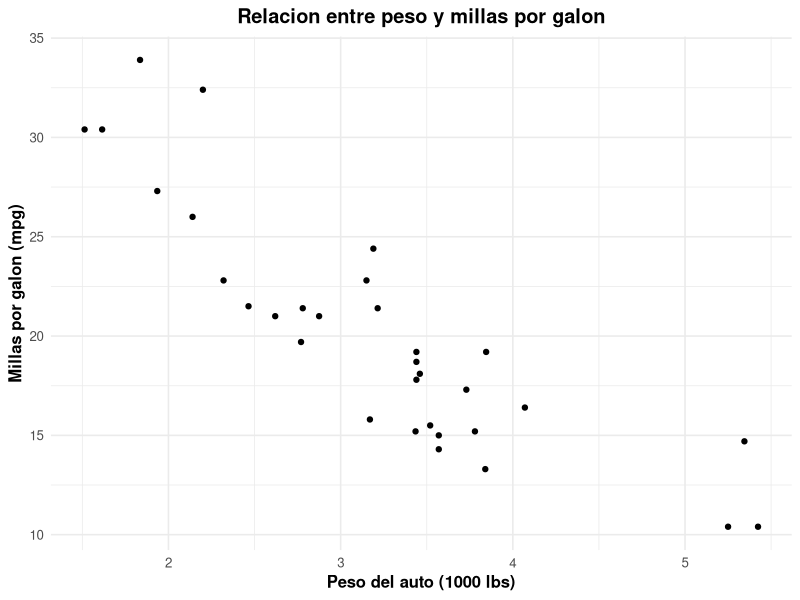

The R source for this figure:
### Datos personales ###
# Nombre: Reuben Rhienhart
# Numero de control: 20112048
# Grupo: H
# Ejercicio 17
library(tidyverse)
data(mtcars)

mtcars <- mtcars %>% select(mpg, cyl, hp, wt, am)
# Grafica
ggplot(mtcars, aes(x = wt, y = mpg)) +
  geom_point() +
  labs(
    title = "Relacion entre peso y millas por galon",
    x = "Peso del auto (1000 lbs)",
    y = "Millas por galon (mpg)"
  ) +
  theme_minimal(base_size = 12) +
  theme(
    plot.title = element_text(hjust = 0.5, face = "bold"),
    axis.title.x = element_text(face = "bold"),
    axis.title.y = element_text(face = "bold")
  )

# Modelo de regresion lineal simple
simple_1 <- lm(mpg ~ wt, data = mtcars)
print("Resumen del modelo de regresion lineal simple (mpg ~ wt):")
summary(simple_1)
simple_2 <- lm(mpg ~ hp, data = mtcars)
print("Resumen del modelo de regresion lineal simple (mpg ~ hp):")
summary(simple_2)
multiple_1 <- lm(mpg ~ wt + hp, data = mtcars)
print("Resumen del modelo de regresion lineal multiple (mpg ~ wt + hp):")
summary(multiple_1)
multiple_2 <- lm(mpg ~ wt + hp + am + cyl, data = mtcars)
print("Resumen del modelo de regresion lineal multiple (mpg ~ wt + hp + am + cyl):")
summary(multiple_2)
nolineal_1 <- lm(mpg ~ hp + poly(wt, 2) + cyl + am, data = mtcars)
print("Resumen del modelo de regresion lineal con termino no lineal (mpg ~ hp + poly(wt,2) + cyl + am):")
summary(nolineal_1)